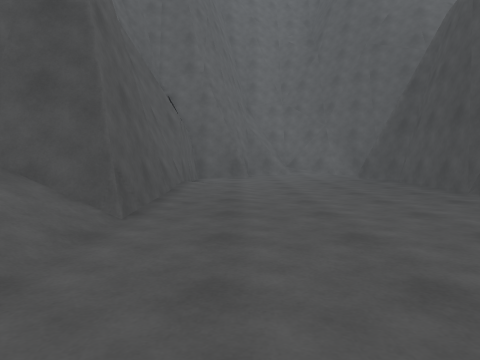
View 1 (above)

20 first-person views from a walk through a scene from a Unity 3-D project. The camera is 1.2 m above the floor, tilts 4° down and sees 70° across. The floor is counted in squares, 2 m on a side. Each view is taken from the middle of a square. On the plan, view 1 faces up. The plan holds only what a view shows up to about 10 squares ahead; the rest is blank. The place goes on beyond the plan. Some animated figures are not drawn.

View 2
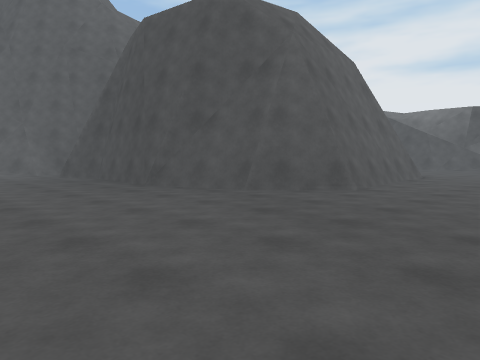

View 3
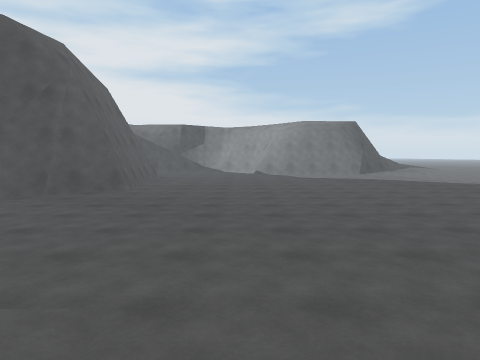

View 4
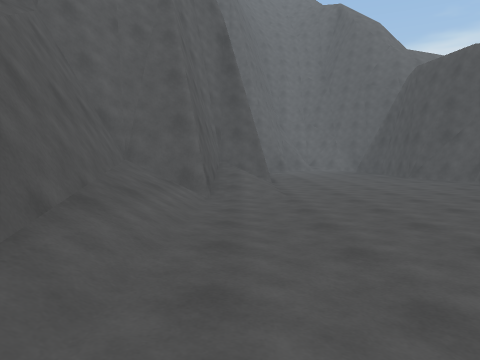

View 5
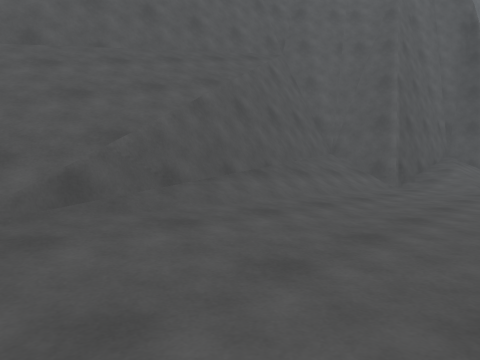

View 6
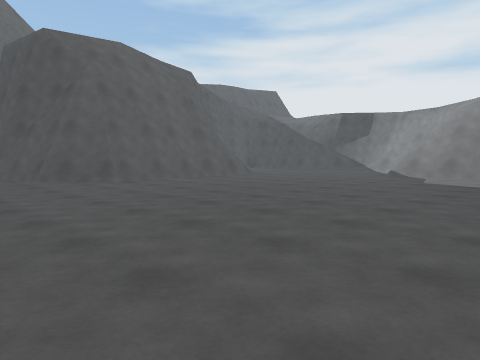

View 7
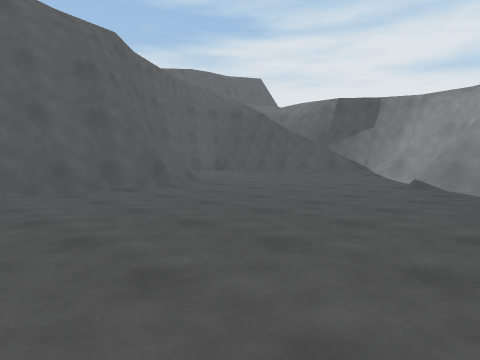

View 8
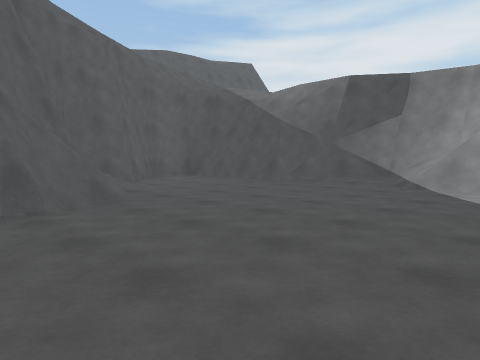

View 9
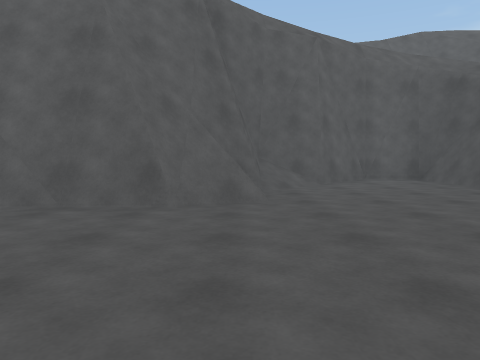

View 10
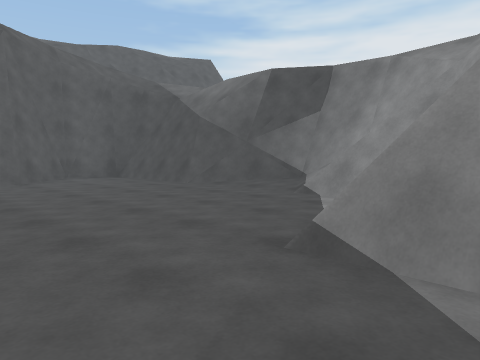

View 11
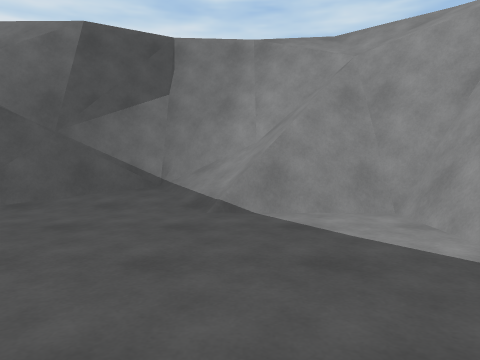

View 12
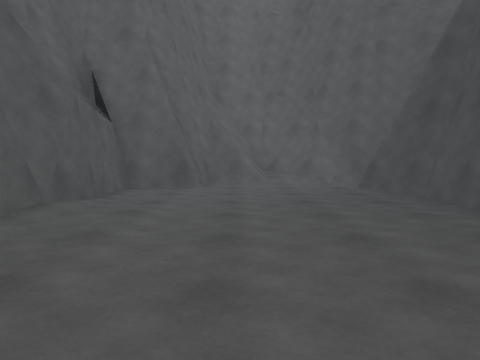

View 13
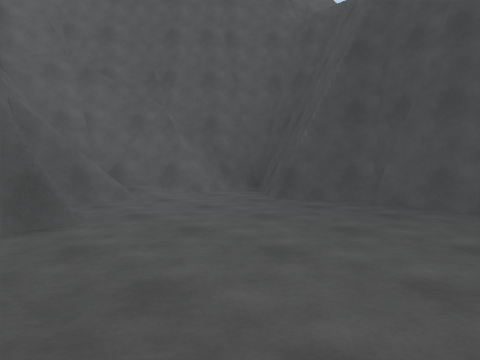

View 14
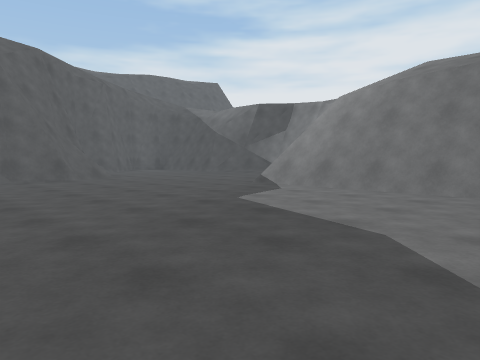

View 15
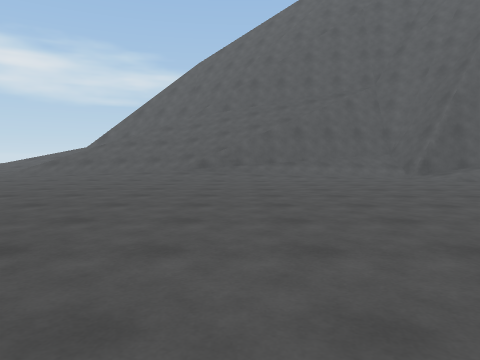

View 16
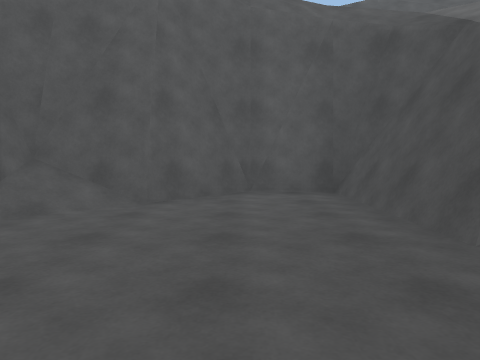

View 17
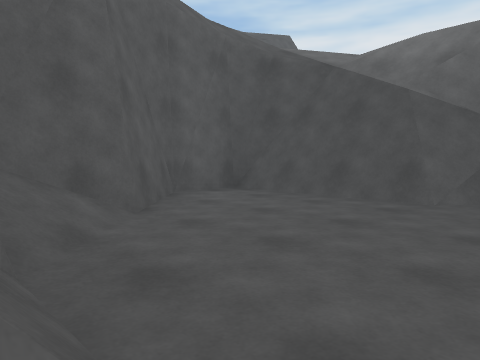

View 18
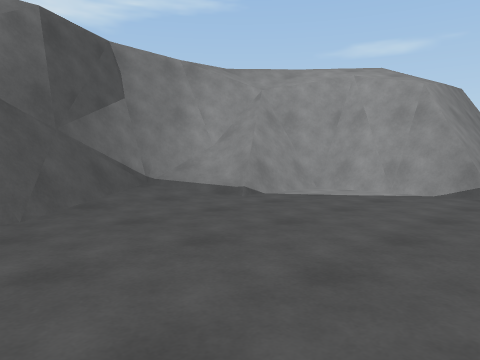

View 19
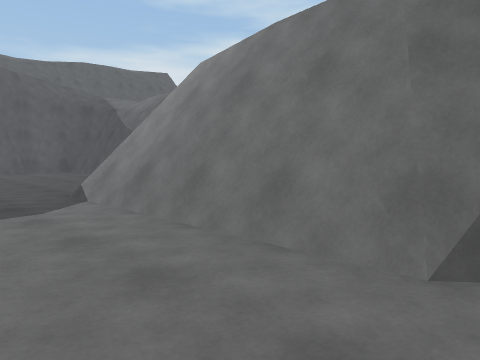

View 20
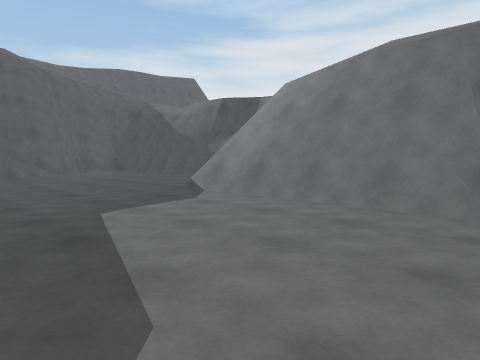

### Floor plan
Key: @ floor where view 1 was taken; # wall or solid block; . main floor; : floor 5.5 m higher than the main floor; + floor 8 m higher than the main floor; / step, stairs or slope; = window, fence, low wall or low ledge; v drop or lower ground.
Columns run from 6 left of view 1 to 18 right of it. Each row starts with its distance up from view 1.
 13        ##
 12       ######
 11       ##.#####
 10     ###...#v/
  9     #.....#v
  8     ##....#+
  7     ##....#        /##//
  6      /....#      /##..#//
  5    v /....#/  +//#/...#//
  4   v##/....##////##....#/:
  3    #/......######=....#v:
  2  v #/.......#####......#:
  1  ###/..................#v
  0 ####/.@.............../#v
 -1 #v#/..................##/
 -2 #/#/...............####//
 -3 #/#/...............##v//
 -4 #///...............#v//
 -5 #//=...............#v/:
 -6 #//=...............##/
 -7    //..............##

Positions as (right, up) in squares from view 1, and headings:
1: (0, 0), facing up
2: (0, -1), facing up-right
3: (-3, -1), facing right
4: (-2, -6), facing up
5: (0, -7), facing up-left
6: (2, -6), facing up-right
7: (6, -4), facing up-right
8: (9, -2), facing up-right
9: (11, -2), facing up
10: (11, -3), facing up-right
11: (12, 0), facing right
12: (1, 3), facing up
13: (-1, 6), facing up-right
14: (7, -7), facing up-right
15: (7, -5), facing left
16: (14, 1), facing up
17: (11, 2), facing up-right
18: (12, 4), facing down-right
19: (11, -7), facing up-right
20: (9, -7), facing up-right
